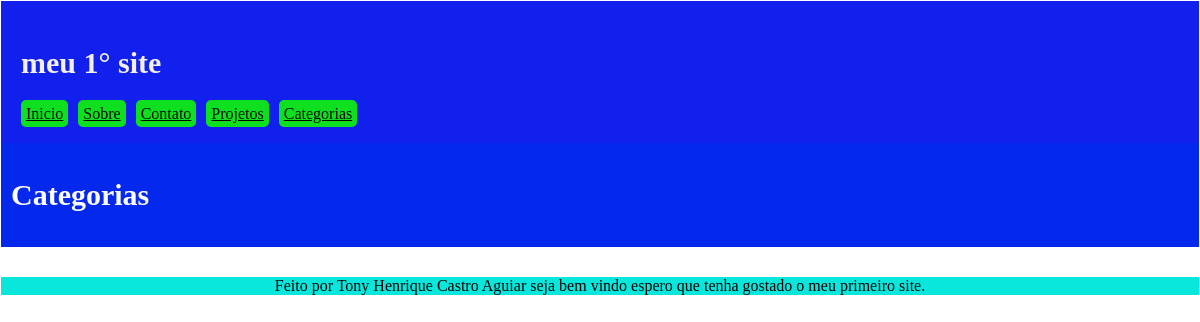
Page /categorias/ on the earlier database version.
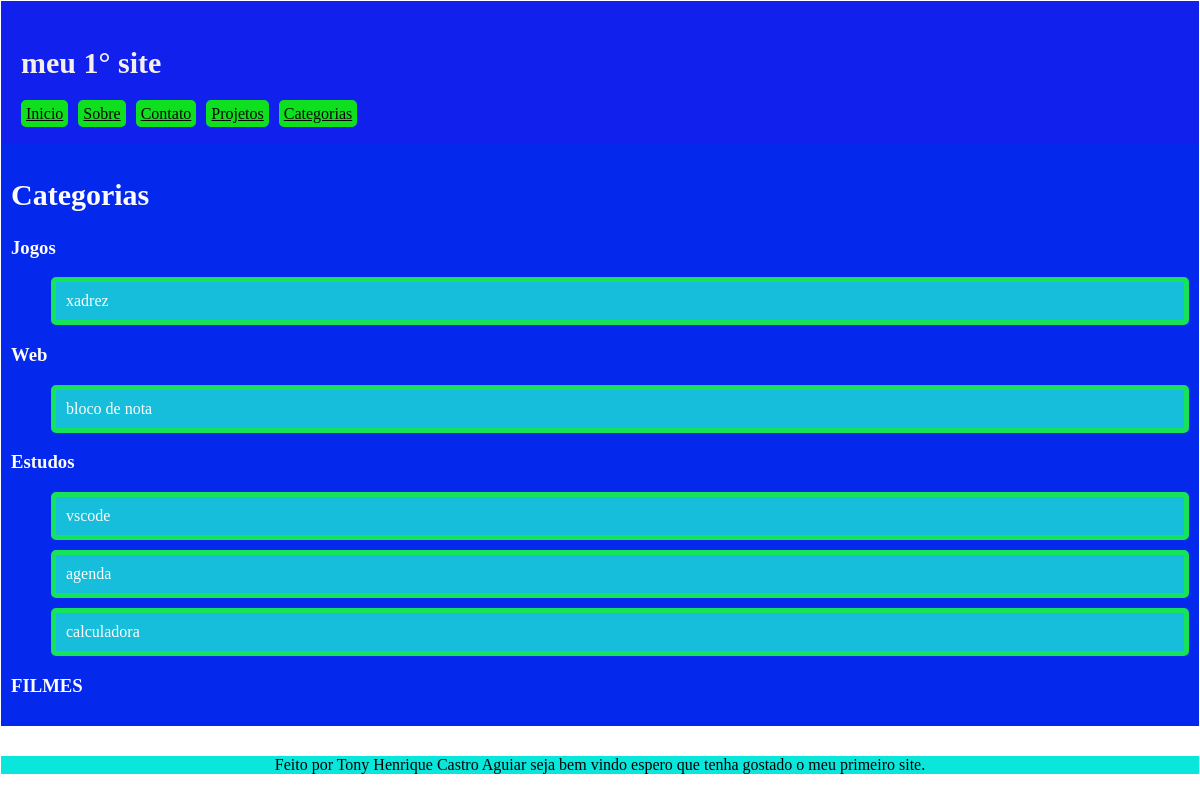
Same page on the later database version.
### pagina/models.py (models this page shows, shortened)
class Categoria(models.Model):
    nome = models.CharField(max_length=100)

class projeto(models.Model):
    nome = models.CharField(max_length=100)
    ano = models.IntegerField()
    descricao = models.TextField()
    categoria = models.ForeignKey(
         Categoria,
           on_delete=models.SET_NULL,
           null=True,
           blank=True,
           )

### pagina/views.py (the view)
# urls.py: path('categorias/', views.categorias, name='categorias')
def categorias(request):
    categorias = {
        "categoria": Categoria.objects.all(),
        "projeto": projeto.objects.all(),
    }
    return render(request, "categorias.html", categorias)

### pagina/templates/categorias.html
{% extends "base.html" %}
{%block conteudo %}
<h2>Categorias</h2>
{% for item in categoria %}
    <h3>{{item.nome}}</h3>
    <ul>
    {% for projeto in item.projeto_set.all %}
        <li class = "cartao">{{projeto.nome}}</li>
    {% endfor %}
    </ul>
{% endfor %}
{%endblock%}

Differences in the rows shown:
added Categoria: nome "Jogos"
now on this page (row edited): projeto: nome "xadrez", shown under "Jogos"
added Categoria: nome "Web"
now on this page (row edited): projeto: nome "bloco de nota", shown under "Web"
added Categoria: nome "Estudos"
now on this page (row edited): projeto: nome "vscode", shown under "Estudos"
now on this page (row edited): projeto: nome "agenda", shown under "Estudos"
now on this page (row edited): projeto: nome "calculadora", shown under "Estudos"
added Categoria: nome "FILMES"
